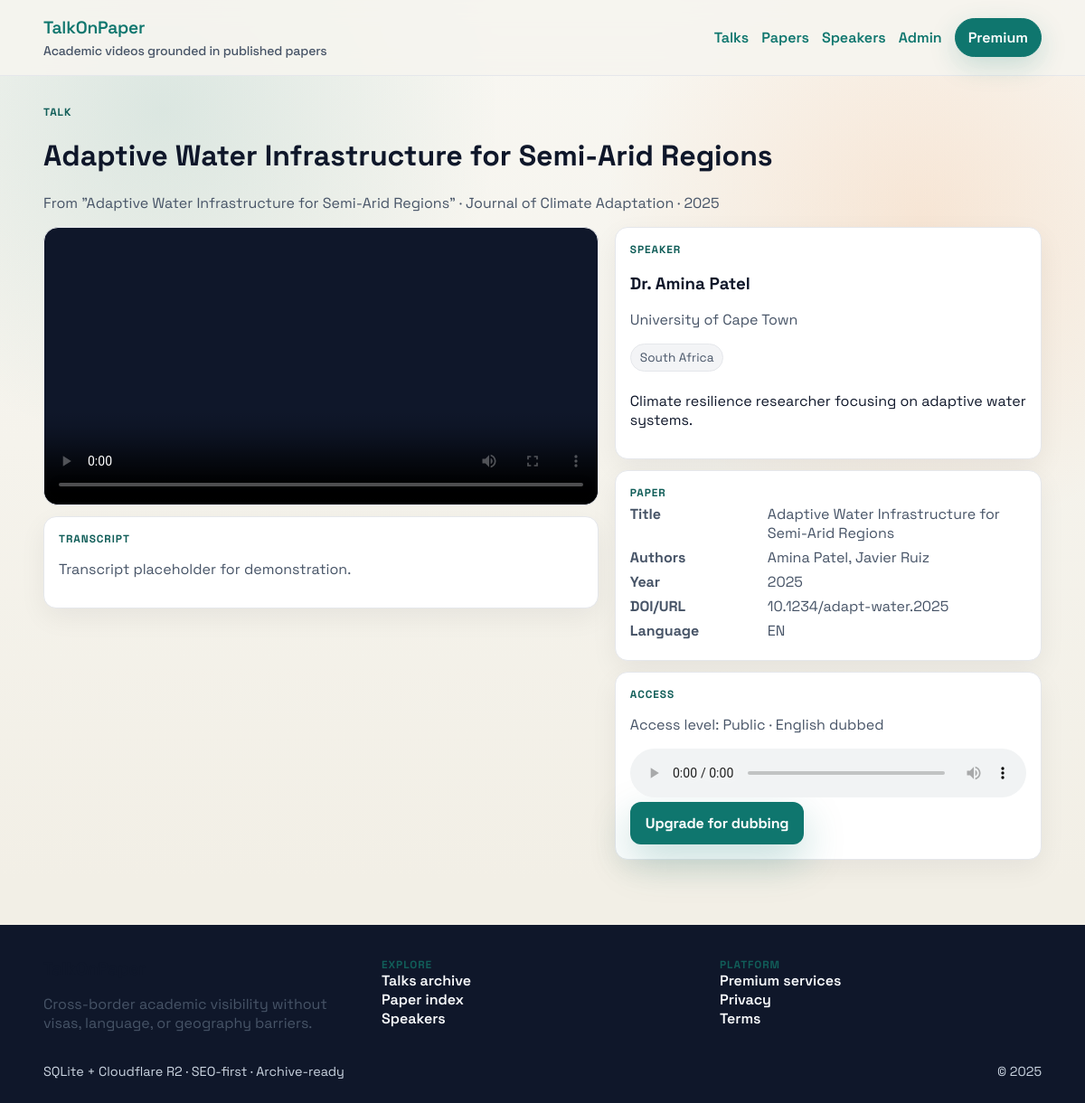
The page /talks/1 on the database its author committed.
### talkonpaper/models.py (models this page shows, shortened)
class TimestampMixin:
    created_at = db.Column(db.DateTime, nullable=False, default=datetime.utcnow)
    updated_at = db.Column(
        db.DateTime,
        nullable=False,
        default=datetime.utcnow,
        onupdate=datetime.utcnow,
    )

class Talk(TimestampMixin, db.Model):
    __tablename__ = "talks"
    __table_args__ = (
        UniqueConstraint("paper_id", name="uq_talks_paper"),
    )
    id = db.Column(db.Integer, primary_key=True)
    paper_id = db.Column(db.Integer, db.ForeignKey("papers.id"), nullable=False)
    speaker_id = db.Column(db.Integer, db.ForeignKey("speakers.id"), nullable=False)
    speaker_user_id = db.Column(db.Integer, db.ForeignKey("users.id"), nullable=True)
    title = db.Column(db.String(500), nullable=False, index=True)
    summary = db.Column(db.Text, nullable=True)
    duration_seconds = db.Column(db.Integer, nullable=False, default=0)
    talk_date = db.Column(db.Date, nullable=True)
    access_level = db.Column(
        Enum("public", "registered", "academic_premium", name="access_levels"),
        nullable=False,
        default="registered",
    )
    is_dubbed = db.Column(db.Boolean, nullable=False, default=False)
    video_object_key = db.Column(db.String(255), nullable=False)
    preview_video_key = db.Column(db.String(255), nullable=True)
    audio_object_key = db.Column(db.String(255), nullable=True)
    thumbnail_object_key = db.Column(db.String(255), nullable=True)
    transcript_text = db.Column(db.Text, nullable=True)
    paper = db.relationship("Paper", back_populates="talk", lazy="joined")
    speaker = db.relationship("Speaker", back_populates="talks", lazy="joined")
    speaker_user = db.relationship("User", back_populates="talks", lazy="selectin")

class Paper(TimestampMixin, db.Model):
    __tablename__ = "papers"
    id = db.Column(db.Integer, primary_key=True)
    title = db.Column(db.String(500), nullable=False, index=True)
    abstract = db.Column(db.Text, nullable=False)
    authors = db.Column(db.Text, nullable=False)
    doi_or_url = db.Column(db.String(255), nullable=False, unique=True, index=True)
    journal_or_publisher = db.Column(db.String(255), nullable=True, index=True)
    publication_year = db.Column(db.Integer, nullable=False, index=True)
    language_original = db.Column(db.String(50), nullable=False, default="en")
    keywords = db.Column(db.String(255), nullable=True)
    pdf_object_key = db.Column(db.String(255), nullable=True)
    talk = db.relationship(
        "Talk", back_populates="paper", uselist=False, cascade="all, delete-orphan"
    )

class Speaker(TimestampMixin, db.Model):
    __tablename__ = "speakers"
    id = db.Column(db.Integer, primary_key=True)
    full_name = db.Column(db.String(255), nullable=False, index=True)
    affiliation = db.Column(db.String(255), nullable=False, index=True)
    country = db.Column(db.String(100), nullable=True, index=True)
    bio_short = db.Column(db.Text, nullable=True)
    website_or_profile = db.Column(db.String(255), nullable=True)
    talks = db.relationship("Talk", back_populates="speaker", lazy="selectin")

### talkonpaper/routes.py (the view)
@main_bp.route("/talks/<int:talk_id>-<slug>")
@main_bp.route("/talks/<int:talk_id>", defaults={"slug": None})
def talk_detail(talk_id: int, slug: Optional[str]):
    talk = Talk.query.filter_by(id=talk_id).first_or_404()
    video_url = signed_url(talk.video_object_key)
    preview_url = signed_url(talk.preview_video_key) if talk.preview_video_key else None
    audio_url = signed_url(talk.audio_object_key) if talk.audio_object_key else None
    return render_template(
        "talk_detail.html",
        talk=talk,
        video_url=video_url,
        preview_url=preview_url,
        audio_url=audio_url,
        canonical_url=canonical_path(request.path),
    )

### talkonpaper/__init__.py (called while the page is built)
def _register_template_globals(app: Flask) -> None:
    @app.context_processor
    def inject_site_meta():
        return {
            "site_name": "TalkOnPaper",
            "site_tagline": "Cross-border academic visibility without visas, language, or geography barriers",
            "cdn_base_url": os.environ.get("CDN_BASE_URL", ""),
        }

### talkonpaper/routes.py (called while the page is built, shortened)
def canonical_path(path: str) -> str:
    host = current_app.config.get("DEFAULT_CANONICAL_HOST", "").rstrip("/")
    return f"{host}{path}"

def _seed_sample_data() -> None:
    global _seeded
    if _seeded or not current_app.config.get("ENABLE_SAMPLE_DATA", False):
        return

@main_bp.before_app_request
def before_request():
    _seed_sample_data()

### talkonpaper/storage.py (called while the page is built, shortened)
def signed_url(object_key: str, expires_in: Optional[int] = None) -> Optional[str]:
    if not object_key:
        return None
    if object_key.startswith("http://") or object_key.startswith("https://"):
        return object_key

### templates/talk_detail.html (shortened to what this page needs)
{% extends "base.html" %}
{% block content %}
  <div class="container">
    <p class="eyebrow">Talk</p>
    <h1>{{ talk.title }}</h1>
    <p class="muted">From "{{ talk.paper.title }}" · {{ talk.paper.journal_or_publisher or "Published research" }} · {{ talk.paper.publication_year }}</p>
    <div class="two-col">
      <div class="stack">
        {% if video_url %}
          <div class="video-wrapper">
            <video controls poster="{{ talk.thumbnail_object_key or '' }}">
              <source src="{{ video_url }}" type="video/mp4" />
            </video>
          </div>
        {% elif preview_url %}
          <div class="notice">Preview available. Sign in for full access.</div>
        {% else %}
          <div class="notice">Video is processing or awaiting upload.</div>
        {% endif %}
        {% if talk.transcript_text %}
          <div class="surface">
            <p class="eyebrow">Transcript</p>
            <p class="muted">{{ talk.transcript_text[:800] }}{% if talk.transcript_text|length > 800 %}…{% endif %}</p>
          </div>
        {% endif %}
      </div>
      <div class="stack">
        <div class="surface">
          <p class="eyebrow">Speaker</p>
          <h3>{{ talk.speaker.full_name }}</h3>
          <p class="muted">{{ talk.speaker.affiliation }}</p>
          {% if talk.speaker.country %}<div class="chip">{{ talk.speaker.country }}</div>{% endif %}
          <p>{{ talk.speaker.bio_short }}</p>
        </div>
        <div class="surface">
          <p class="eyebrow">Paper</p>
          <div class="data-row"><strong>Title</strong><span>{{ talk.paper.title }}</span></div>
          <div class="data-row"><strong>Authors</strong><span>{{ talk.paper.authors }}</span></div>
          <div class="data-row"><strong>Year</strong><span>{{ talk.paper.publication_year }}</span></div>
          <div class="data-row"><strong>DOI/URL</strong><span class="muted">{{ talk.paper.doi_or_url }}</span></div>
          <div class="data-row"><strong>Language</strong><span>{{ talk.paper.language_original|upper }}</span></div>
        </div>
        <div class="surface">
          <p class="eyebrow">Access</p>
          <p class="muted">Access level: {{ talk.access_level|capitalize }}{% if talk.is_dubbed %} · English dubbed{% endif %}</p>
          {% if audio_url %}
            <audio controls style="width:100%;">
              <source src="{{ audio_url }}" type="audio/mpeg" />
            </audio>
          {% endif %}
          <a class="btn primary" href="{{ url_for('main.premium') }}">Upgrade for dubbing</a>
        </div>
      </div>
    </div>
  </div>
{% endblock %}

### static/css/main.css (style rules this page uses)
:root { --bg: #f6f4ef; --text: #0f172a; --muted: #475467; --surface: #ffffff; --border: #e5e7eb; --accent: #0f766e; --accent-strong: #115e59; --accent-secondary: #f97316; --shadow: 0 24px 60px rgba(15, 23, 42, 0.12); color-scheme: light; }
* { box-sizing: border-box; }
body { margin: 0; font-family: "Space Grotesk", "Manrope", system-ui, -apple-system, sans-serif; background: radial-gradient(circle at 15% 10%, rgba(15, 118, 110, 0.12), transparent 25%), radial-gradient(circle at 85% 20%, rgba(249, 115, 22, 0.12), transparent 25%), linear-gradient(180deg, #f8f7f2 0%, #f2efe6 80%); color: var(--text); min-height: 100vh; }
a { color: var(--accent); text-decoration: none; font-weight: 600; }
.container { width: min(1180px, 92%); margin: 0 auto; }
.eyebrow { text-transform: uppercase; letter-spacing: 0.08em; font-size: 0.74rem; color: var(--accent-strong); font-weight: 800; margin: 0; }
.btn { display: inline-flex; align-items: center; justify-content: center; padding: 12px 16px; border-radius: 12px; border: 1px solid transparent; font-weight: 800; letter-spacing: -0.01em; transition: all 0.18s ease; cursor: pointer; }
.btn.primary { background: var(--accent); color: #ffffff; box-shadow: 0 18px 45px rgba(15, 118, 110, 0.25); }
.muted { color: var(--muted); }
.data-row { display: grid; grid-template-columns: 140px 1fr; gap: 12px; margin: 6px 0; color: var(--muted); }
.video-wrapper { border-radius: 16px; overflow: hidden; border: 1px solid var(--border); background: #0f172a; }
.video-wrapper video { width: 100%; height: auto; display: block; }
.stack { display: grid; gap: 12px; }
.surface { background: var(--surface); border: 1px solid var(--border); border-radius: 14px; padding: 16px; box-shadow: 0 10px 30px rgba(15, 23, 42, 0.06); }
.two-col { display: grid; grid-template-columns: 1.3fr 1fr; gap: 18px; align-items: start; }
.chip { display: inline-flex; padding: 6px 10px; border-radius: 999px; background: #f3f4f6; border: 1px solid var(--border); color: var(--muted); font-size: 0.85rem; margin-right: 6px; margin-bottom: 6px; }

### rows shown on the page
Talk: title "Adaptive Water Infrastructure for Semi-Arid Regions", transcript_text "Transcript placeholder for demonstration.", access_level "Public"
Paper: paper "Adaptive Water Infrastructure for Semi-Arid Regions", paper "Journal of Climate Adaptation", paper.publication_year "2025", paper.authors "Amina Patel, Javier Ruiz", paper.doi_or_url "10.1234/adapt-water.2025", paper.language_original "EN"
Speaker: speaker.full_name "Dr. Amina Patel", speaker.affiliation "University of Cape Town", speaker.country "South Africa", speaker.bio_short "Climate resilience researcher focusing on adaptive water systems."

### other values the page prints
{{ 2025 }} "2025"
